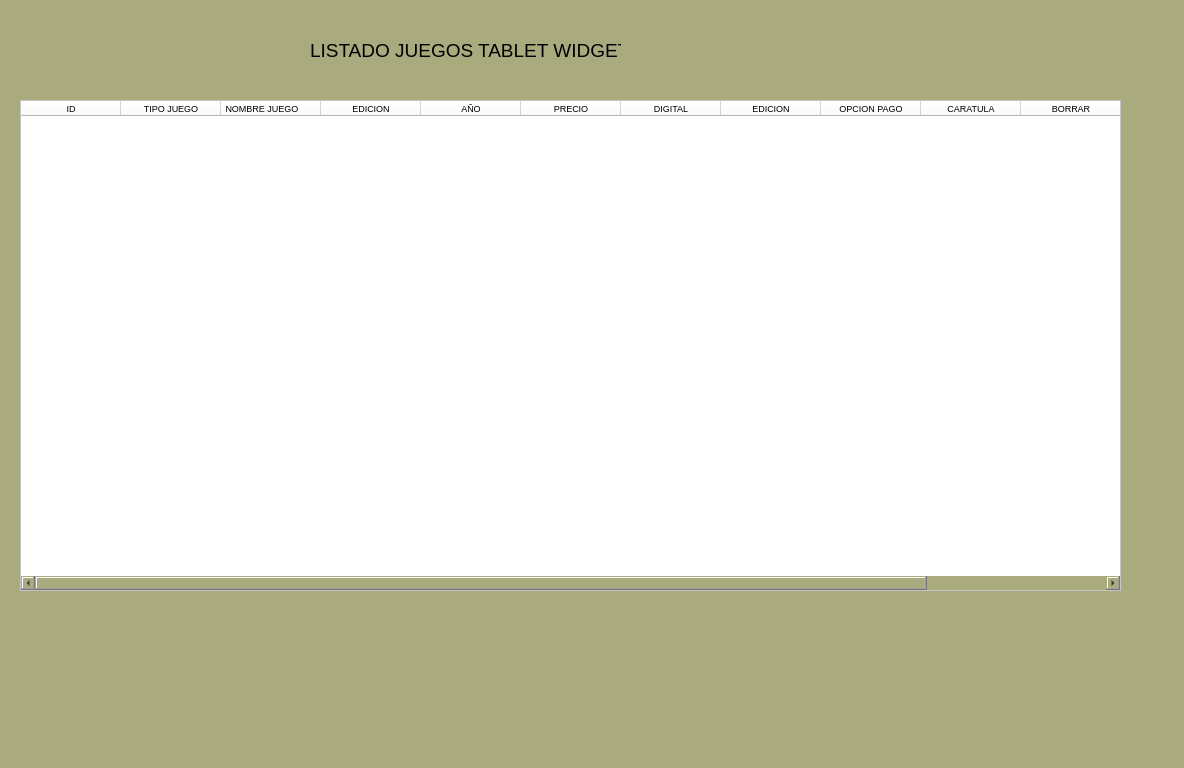
<?xml version="1.0" encoding="UTF-8"?>
<ui version="4.0">
 <class>MainWindow</class>
 <widget class="QMainWindow" name="MainWindow">
  <property name="geometry">
   <rect>
    <x>0</x>
    <y>0</y>
    <width>1184</width>
    <height>768</height>
   </rect>
  </property>
  <property name="windowTitle">
   <string>MainWindow</string>
  </property>
  <property name="styleSheet">
   <string notr="true">background-color: rgb(170, 170, 127);</string>
  </property>
  <widget class="QWidget" name="centralwidget">
   <widget class="QTableWidget" name="tabla_juegos">
    <property name="geometry">
     <rect>
      <x>20</x>
      <y>100</y>
      <width>1101</width>
      <height>491</height>
     </rect>
    </property>
    <property name="minimumSize">
     <size>
      <width>1101</width>
      <height>411</height>
     </size>
    </property>
    <property name="maximumSize">
     <size>
      <width>1101</width>
      <height>16777215</height>
     </size>
    </property>
    <property name="styleSheet">
     <string notr="true">background-color: rgb(255, 255, 255);</string>
    </property>
    <column>
     <property name="text">
      <string>ID</string>
     </property>
     <property name="toolTip">
      <string/>
     </property>
     <property name="font">
      <font>
       <pointsize>7</pointsize>
      </font>
     </property>
    </column>
    <column>
     <property name="text">
      <string>TIPO JUEGO</string>
     </property>
     <property name="font">
      <font>
       <family>MS Shell Dlg 2</family>
       <pointsize>7</pointsize>
      </font>
     </property>
    </column>
    <column>
     <property name="text">
      <string> NOMBRE JUEGO      </string>
     </property>
     <property name="font">
      <font>
       <pointsize>7</pointsize>
      </font>
     </property>
     <property name="textAlignment">
      <set>AlignLeading|AlignVCenter</set>
     </property>
    </column>
    <column>
     <property name="text">
      <string>EDICION</string>
     </property>
     <property name="font">
      <font>
       <pointsize>7</pointsize>
      </font>
     </property>
    </column>
    <column>
     <property name="text">
      <string>AÑO</string>
     </property>
     <property name="font">
      <font>
       <pointsize>7</pointsize>
      </font>
     </property>
    </column>
    <column>
     <property name="text">
      <string>PRECIO</string>
     </property>
     <property name="font">
      <font>
       <pointsize>7</pointsize>
      </font>
     </property>
    </column>
    <column>
     <property name="text">
      <string>DIGITAL</string>
     </property>
     <property name="font">
      <font>
       <pointsize>7</pointsize>
      </font>
     </property>
    </column>
    <column>
     <property name="text">
      <string>EDICION</string>
     </property>
     <property name="font">
      <font>
       <pointsize>7</pointsize>
      </font>
     </property>
    </column>
    <column>
     <property name="text">
      <string>OPCION PAGO</string>
     </property>
     <property name="font">
      <font>
       <pointsize>7</pointsize>
      </font>
     </property>
    </column>
    <column>
     <property name="text">
      <string>CARATULA</string>
     </property>
     <property name="font">
      <font>
       <family>MS Shell Dlg 2</family>
       <pointsize>7</pointsize>
      </font>
     </property>
    </column>
    <column>
     <property name="text">
      <string>BORRAR</string>
     </property>
     <property name="font">
      <font>
       <pointsize>7</pointsize>
      </font>
     </property>
    </column>
    <column>
     <property name="text">
      <string>EDITAR</string>
     </property>
     <property name="font">
      <font>
       <pointsize>7</pointsize>
      </font>
     </property>
    </column>
   </widget>
   <widget class="QLabel" name="label">
    <property name="geometry">
     <rect>
      <x>310</x>
      <y>30</y>
      <width>311</width>
      <height>41</height>
     </rect>
    </property>
    <property name="font">
     <font>
      <pointsize>14</pointsize>
     </font>
    </property>
    <property name="text">
     <string>LISTADO JUEGOS TABLET WIDGET</string>
    </property>
   </widget>
  </widget>
  <widget class="QStatusBar" name="statusbar"/>
 </widget>
 <resources/>
 <connections/>
</ui>
